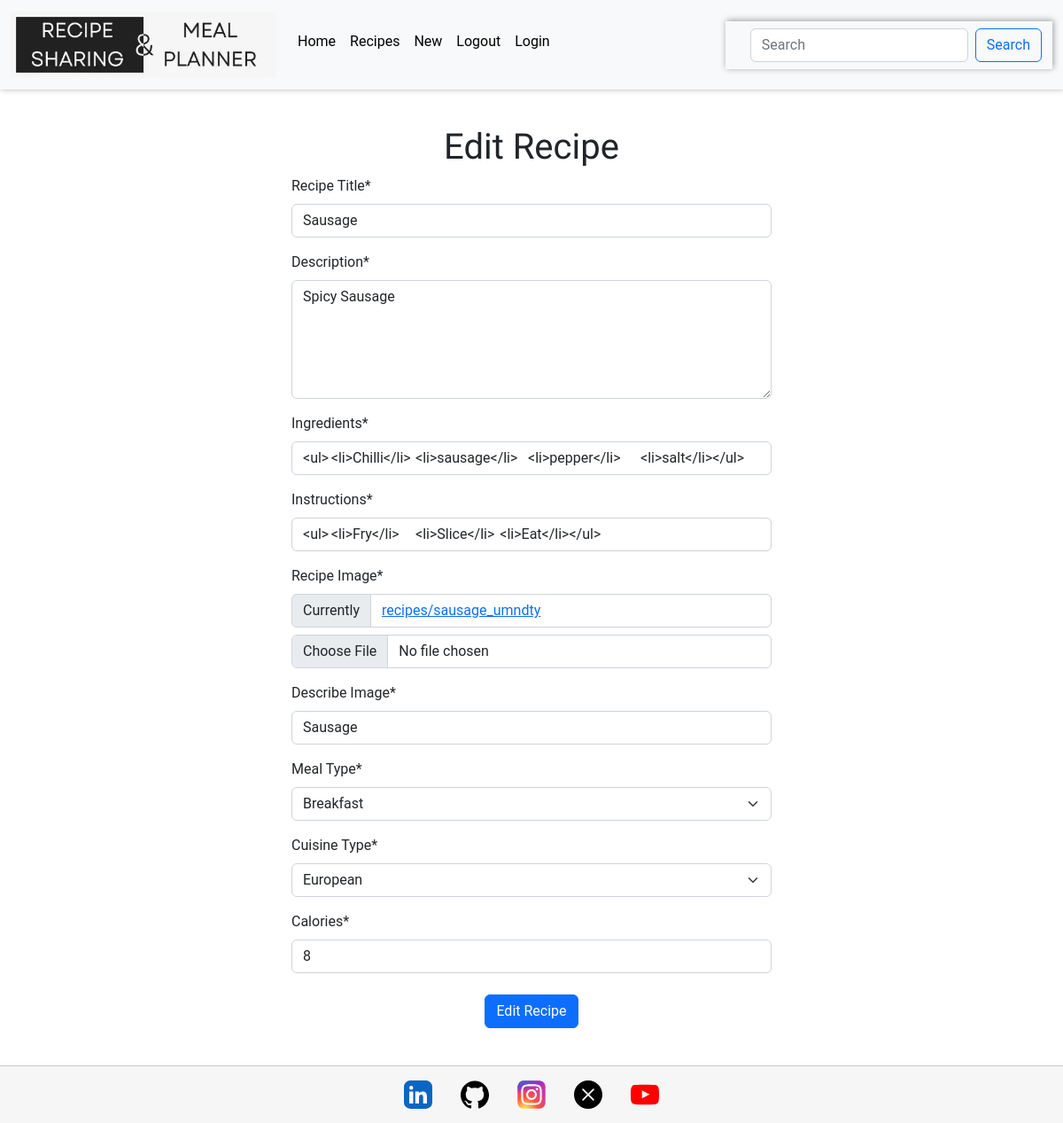
Page /recipes/edit/4/ (signed in) on the committed database.
### recipes/models.py (models this page shows, shortened)
class Recipe(models.Model):
    user = models.ForeignKey(
        User, related_name="recipe_owner", on_delete=models.CASCADE
    )
    title = models.CharField(max_length=300, null=False, blank=False)
    description = models.CharField(max_length=500, null=False, blank=False)
    instructions = RichTextField(max_length=10000, null=False, blank=False)
    ingredients = RichTextField(max_length=10000, null=False, blank=False)
    image = ResizedImageField(
        size=[400, None],
        quality=75,
        upload_to="recipes/",
        force_format="WEBP",
        blank=False,
        null=False,
    )
    image_alt = models.CharField(max_length=100, null=False, blank=False)
    meal_type = models.CharField(max_length=50, choices=MEAL_TYPES, default="breakfast")
    cuisine_types = models.CharField(
        max_length=50, choices=CUISINE_TYPES, default="african"
    )
    calories = models.IntegerField()
    posted_date = models.DateTimeField(auto_now=True)
    class Meta:
        ordering = ["-posted_date"]

### recipes/views.py (the view)
# urls.py: path('edit/<int:pk>/', EditRecipe.as_view(), name='edit_recipe'),
class EditRecipe(LoginRequiredMixin, UserPassesTestMixin, UpdateView):
    template_name = 'recipes/edit_recipe.html'
    model = Recipe
    form_class = RecipeForm
    success_url = '/recipes/'
    def test_func(self):
        return self.request.user == self.get_object().user

### recipes/forms.py
class RecipeForm(forms.ModelForm):
    ingredients = forms.CharField(widget=RichTextWidget())
    instructions = forms.CharField(widget=RichTextWidget())
    class Meta:
        model = Recipe
        fields = [
            "title",
            "description",
            "ingredients",
            "instructions",
            "image",
            "image_alt",
            "meal_type",
            "cuisine_types",
            "calories",
        ]
        widgets = {
            "description": forms.Textarea(attrs={"rows": 5}),
        }
        labels = {
            "title": "Recipe Title",
            "description": "Description",
            "ingredients": "Recipe Ingredients",
            "instructions": "Recipe Instructions",
            "image": "Recipe Image",
            "image_alt": "Describe Image",
            "meal_type": "Meal Type",
            "cuisine_types": "Cuisine Type",
            "calories": "Calories",
        }

### recipes/templates/recipes/edit_recipe.html (shortened to what this page needs)
{% extends 'base.html' %}
{% block content %}
<div class="container">
    <form method="POST" enctype="multipart/form-data" class="p-2 form">
        <h1 class="text-center">Edit Recipe</h1>
        {{ form|crispy }}
        <div class="text-center">
            <button type="submit" class="btn btn-primary mt-2">Edit Recipe</button>
        </div>
    </form>
</div>
{% endblock %}

### static/css/base.css (style rules this page uses)
:root { --title: 'Roboto Condensed', serif; --main-font: 'Roboto' , serif; --background: #3f006a0f; --blue: #0d6efd; --black: #000; --off-white: #f6f6f6; --white: #fff; --orange: #ffbf50; --small-box-shadow: 1px -1px 7px 0 #00000061; --border: 1px solid #00000030; }
html, body { height: 100%; }
body { display: flex; flex-direction: column; font-family: var(--main-font); }
h1, h2, h3, h4, h5, h6 { font-family: var(--title); }
.form { width: 100%; margin: 3% auto; box-shadow: var(--smal-box-shadow); border-radius: 5px; }
@media screen and (min-width:40em) { .form { width: 50%; } }

### rows in the picture
Recipe: title "Sausage", description "Spicy Sausage", ingredients "<ul> <li>Chilli</li> <li>sausage</li> <li>pepper</li> <li>salt</li></ul>", instructions "<ul> <li>Fry</li> <li>Slice</li> <li>Eat</li></ul>", image_alt "Sausage", meal_type "Breakfast", cuisine_types "European", calories "8"
